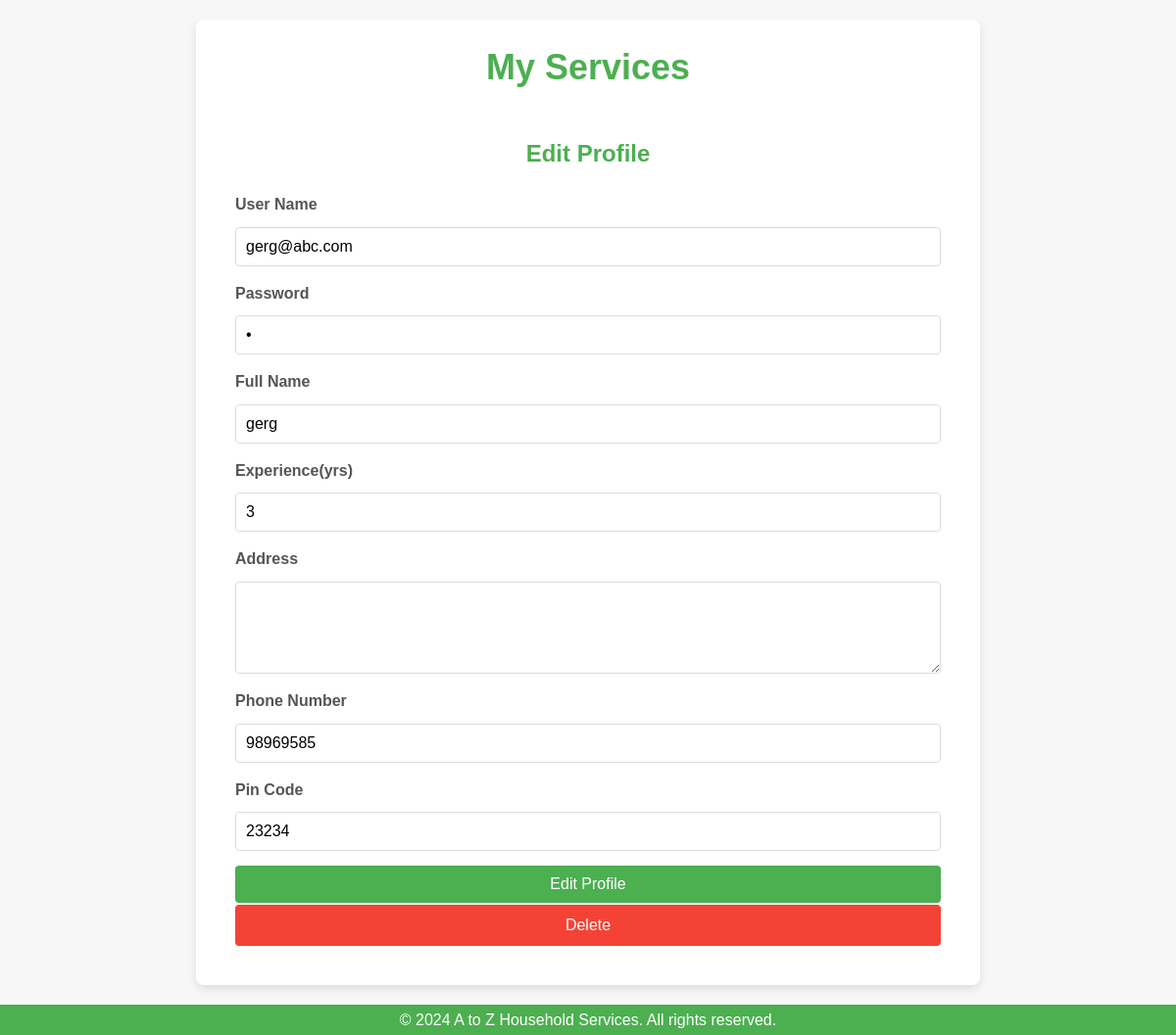
Screenshot of /editprofessional/2 with the database file from the repository.
### backend/models.py (models this page shows)
class ServiceProfessional(db.Model):
    __tablename__ = 'service_professionals'
    id = db.Column(db.Integer, primary_key=True)
    username = db.Column(db.String(80), unique=True, nullable=False)
    password = db.Column(db.String(120), nullable=False)
    role = db.Column(db.String(20), nullable=False)
    name = db.Column(db.String(120), nullable=False)
    date_created = db.Column(db.DateTime, default=datetime.now())
    service_id = db.Column(db.Integer, db.ForeignKey('services.id'), nullable=False)
    service_type = db.Column(db.String, nullable=False)
    experience = db.Column(db.Integer, nullable=False)
    address = db.Column(db.String(240), nullable=True)
    phone = db.Column(db.Integer, nullable=False)
    pincode = db.Column(db.Integer, nullable=False)
    pdf_path = db.Column(db.String(300), nullable=False)
    approved = db.Column(db.Boolean, default=False)  # Admin approval status
    blocked = db.Column(db.Boolean, default=False)  # Admin block status

### backend/controllers.py (the view, shortened to what this page needs)
@app.route("/editprofessional/<id>", methods=['GET','POST'])
def edit_professional(id):
    professional = get_professional(id)
    return render_template("edit_professional.html",user=professional)

### backend/controllers.py (called while the page is built)
def get_professional(id):
    user = ServiceProfessional.query.filter_by(id=id).first()
    return user

### templates/edit_professional.html (shortened to what this page needs)
<!DOCTYPE html>
<html lang="en">
<head>
    <link rel="stylesheet" href="/static/forms.css">
</head>
<body>
    <div class="my-container">
        <div class="center">
            <h1>My Services</h1>
        </div>
        <div class="my-panel">
            <div class="center">
                <h3>Edit Profile</h3>
            </div>
            <form action="/editprofessional/{{user.id}}" method="POST">
                <div class="input-form">
                    <div class="form-group">
                        <label for="user_name" class="form-label">User Name</label>
                        <input type="email" class="form-control" name="user_name" id="user_name" value="{{user.username}}">
                    </div>
                    <div class="form-group">
                        <label for="password" class="form-label">Password</label>
                        <input type="password" class="form-control" name="password" id="password" value="{{user.password}}">
                    </div>
                    <div class="form-group">
                        <label for="full_name" class="form-label">Full Name</label>
                        <input type="text" class="form-control" name="full_name" id="full_name" value="{{user.name}}">
                    </div>
                    <div class="form-group">
                        <label for="experience" class="form-label">Experience(yrs)</label>
                        <input type="text" class="form-control" name="experience" id="experience" value="{{user.experience}}">
                    </div>
                    <div class="form-group">
                        <label for="location" class="form-label">Address</label>
                        <textarea class="form-control" rows="4" cols="50" name="location" id="location" value="{{user.address}}"></textarea>
                    </div>
                    <div class="form-group">
                        <label for="phone" class="form-label">Phone Number</label>
                        <input type="text" class="form-control" name="phone" id="phone" value="{{user.phone}}">
                    </div>
                    <div class="form-group">
                        <label for="pin_code" class="form-label">Pin Code</label>
                        <input type="text" class="form-control" name="pin_code" id="pin_code" value="{{user.pincode}}">
                    </div>
                    <div class="form-group">
                        <button type="submit" class="btn btn-primary">Edit Profile</button>
                        <a class="btn btn-secondary" href="/deleteprofessional/{{user.id}}">Delete</a>
                    </div>
                </div>
            </form>
        </div>
    </div>
    <footer>
        <p>&copy; 2024 A to Z Household Services. All rights reserved.</p>
    </footer>
</body>
</html>

### static/forms.css (style rules this page uses)
* { margin: 0; padding: 0; box-sizing: border-box; }
body { font-family: Arial, sans-serif; background-color: #f7f7f7; color: #333; line-height: 1.6; display: flex; flex-direction: column; justify-content: space-between; align-items: center; height: 100vh; }
.my-container { width: 100%; max-width: 800px; margin: 20px auto; padding: 20px; background-color: #ffffff; box-shadow: 0 4px 8px rgba(0, 0, 0, 0.1); border-radius: 8px; }
.center { text-align: center; }
.my-panel { padding: 20px; }
h1 { color: #4CAF50; font-size: 36px; margin-bottom: 20px; }
h3 { color: #4CAF50; font-size: 24px; margin-bottom: 20px; }
.input-form { display: flex; flex-direction: column; gap: 15px; }
.form-group { display: flex; flex-direction: column; }
.form-label { margin-bottom: 5px; font-weight: bold; color: #555; }
.form-control { padding: 10px; font-size: 16px; border: 1px solid #ddd; border-radius: 4px; width: 100%; margin-top: 5px; }
.btn { padding: 10px 15px; font-size: 16px; border: none; border-radius: 4px; cursor: pointer; text-align: center; }
.btn-primary { background-color: #4CAF50; color: white; transition: background-color 0.3s; }
.btn-secondary { display: inline-block; width: 100%; text-decoration: none; text-align: center; font-size: 16px; background-color: #f44336; color: white; padding: 8px 16px; border-radius: 4px; cursor: pointer; margin-top: 2px; transition: transform 0.3s ease-in-out }
a { color: #4CAF50; text-decoration: none; }
footer { background-color: #4CAF50; color: white; text-align: center; width: 100%; padding: 3px 0; bottom: 0; }

### rows the page displays
ServiceProfessional: user_name "gerg@abc.com", full_name "gerg", experience "3", phone "98969585", pin_code "23234"
